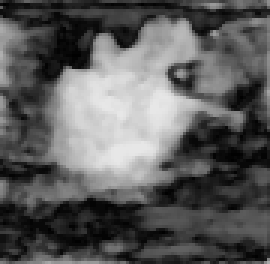
#> input picture preprocessing/000018.png, 90 x 88 px (shown 3 times larger)
$ python textureKmeans.py   (older library calls are emulated)
#> lines starting #> are read from the running program, lines starting #| are printed output that depends on the picture
#> further down, img is the input picture: shape (88, 90, 3); min 1, max 231, mean 92
import cv2
import matplotlib.pyplot as plt
import numpy as np
from sklearn.cluster import KMeans
import os


class GaborSegmention():
    def __init__(self, img, num_orientations=8):  # 初始化滤波器
#> called with num_orientations = 8
        self.img = img
        self.filters = []

        # 定义6个不同尺度和num_orientations个不同方向的Gabor滤波器参数
        ksize = [7, 9, 11, 13, 15, 17]  # 滤波器的大小
        sigma = 4.0  # 高斯函数的标准差
        lambd = 10.0  # 波长
        gamma = 0.5  # 高斯核的椭圆度
        # num_orientations = 8  # 设定多个不同方向的Gabor滤波器

        for theta in np.linspace(0, np.pi, num_orientations, endpoint=False):
            for k in ksize:
                gabor_filter = cv2.getGaborKernel((k, k), sigma, theta, lambd, gamma, ktype=cv2.CV_32F)
                self.filters.append(gabor_filter)

        # 绘制滤波器
        plt.figure(figsize=(12, 12))
        for i in range(len(self.filters)):
            plt.subplot(8, 6, i + 1)
            plt.imshow(self.filters[i])
            plt.axis('off')
        plt.show()
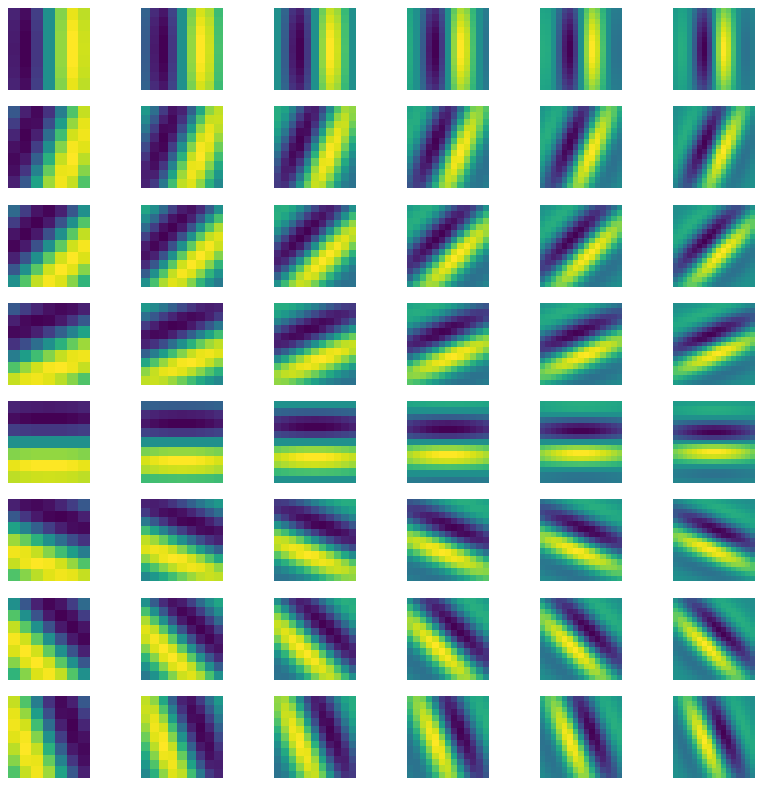
#> figure drawn by matplotlib, 48 panels

    def getGabor(self):
        feature_matrix = []
        for filter in self.filters:
            # 对图像应用6个不同尺度8个不同方向的Gabor滤波器，得到一个h*w特征图
            filtered_image = cv2.filter2D(self.img, cv2.CV_8UC1, filter)
            # 一个特征图就表示某一个尺度下的某一个方向下的特征
            features = filtered_image.reshape(-1)
            feature_matrix.append(features)
#> this loop made 48 passes
#> pass 1, in getGabor, `filtered_image = cv2.filter2D(self.img, cv2.CV_8UC1, filter)`:
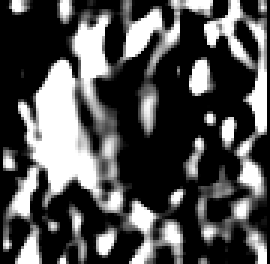
#> filtered_image: shape (88, 90) (shown 3 times larger); min 0, max 255, mean 81.3
#> pass 2, in getGabor, `filtered_image = cv2.filter2D(self.img, cv2.CV_8UC1, filter)`:
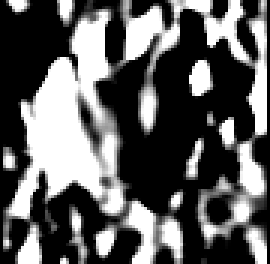
#> filtered_image: shape (88, 90) (shown 3 times larger); min 0, max 255, mean 95.6
#> pass 3, in getGabor, `filtered_image = cv2.filter2D(self.img, cv2.CV_8UC1, filter)`:
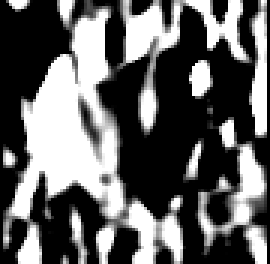
#> filtered_image: shape (88, 90) (shown 3 times larger); min 0, max 255, mean 99.7
#> after the loop, feature_matrix = 48 items

        # 该结果表示每个像素的6个尺度8个方向Gabor特征向量
        feature_matrix = np.array(feature_matrix).T
        return feature_matrix

    def kmeansSeg(self, num_clusters, feature_matrix):
        # 使用Kmeans进行聚类，即计算每个像素的特征向量（48个特征）的相似度
        kmeans = KMeans(n_clusters=num_clusters, random_state=0)
        kmeans.fit(feature_matrix)
        # 获取聚类结果
        labels = kmeans.labels_
        return labels

    def colorMap(self, labels):
        # 进行像素映射
        color_map = np.array([[255, 0, 0],  # 蓝色
                              [0, 0, 255],  # 红色
                              [0, 255, 0],  # 绿色
                              [255, 255, 0],
                              [0, 255, 255],
                              [128, 128, 128]
                              ])
        # 将聚类结果转化为图像
        segmented_image = color_map[labels].reshape(self.img.shape[0], self.img.shape[1], 3).astype(np.uint8)
        return segmented_image


if __name__ == "__main__":
    # 加载图像
    image_path = os.path.join('preprocessing', '000018.png')
    img = cv2.imread(image_path)
    image = cv2.cvtColor(img, cv2.COLOR_BGR2GRAY)
    # print(image.shape)

    # 创建gaborSeg分割对象，初始化gabor滤波器
    gaborSeg = GaborSegmention(image)
    # 获取特征矩阵
    feature_matrix = gaborSeg.getGabor()

    # # 分割结果
    # labels=gaborSeg.kmeansSeg(num_clusters=4,feature_matrix=feature_matrix)
    # segmented_image=gaborSeg.colorMap(labels)
    num_clusters = [2, 4, 6]
    seglabels = [gaborSeg.kmeansSeg(num_clusters=num_cluster, feature_matrix=feature_matrix)
                 for num_cluster in num_clusters]
#> seglabels = 3 items

    segmented_images = [gaborSeg.colorMap(labels) for labels in seglabels]
#> segmented_images = 3 items

    # 显示结果
    plt.figure(figsize=(16, 8))
    # 原图
    plt.subplot(221)
    plt.imshow(cv2.cvtColor(img, cv2.COLOR_BGR2RGB))
    plt.axis('off')
    # 分割图
    for i, segmented_image in enumerate(segmented_images):
        plt.subplot(2, 2, i + 2)
        plt.imshow(segmented_image)
        plt.title("num_clusters={}".format(num_clusters[i]))
        plt.axis('off')
#> this loop made 3 passes

    # plt.subplots_adjust(hspace=0.2)
    plt.show()
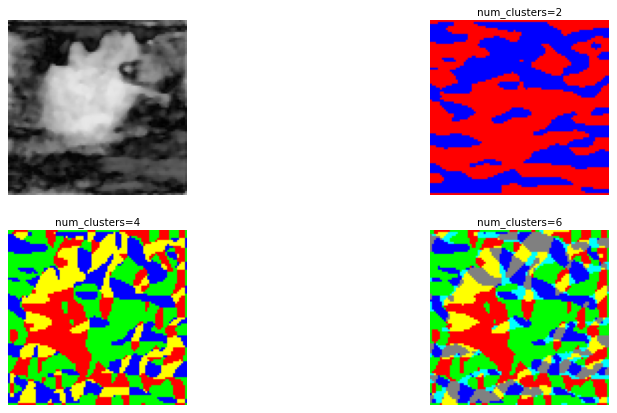
#> figure drawn by matplotlib, 4 panels

$ run again, with preprocessing/000002.png copied over preprocessing/000018.png
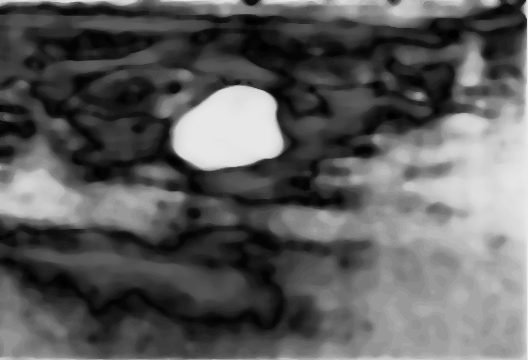
#> input picture preprocessing/000002.png, 528 x 360 px
#> img is the input picture: shape (360, 528, 3); min 1, max 231, mean 92.8
#> the loop in getGabor, `for filter in self.filters:` made 48 passes
#> pass 3, in getGabor, `filtered_image = cv2.filter2D(self.img, cv2.CV_8UC1, filter)`:
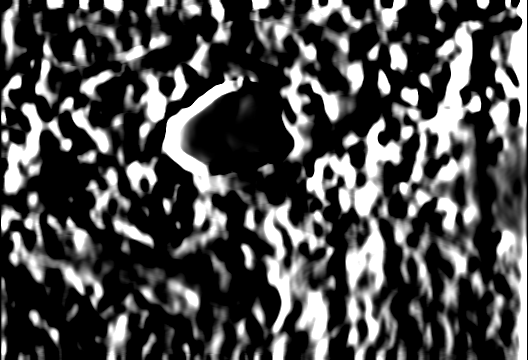
#> filtered_image: shape (360, 528); min 0, max 255, mean 76.2
#> after the loop in getGabor, `for filter in self.filters:`: feature_matrix = 48 items
#> seglabels = 3 items
#> the loop `for i, segmented_image in enumerate(segmented_images):` made 3 passes
#> `plt.show()`:
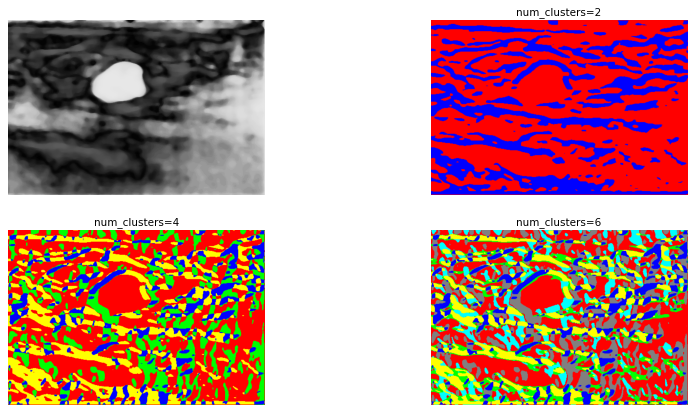
#> figure drawn by matplotlib, 4 panels

$ run again, with preprocessing/000022.png copied over preprocessing/000018.png
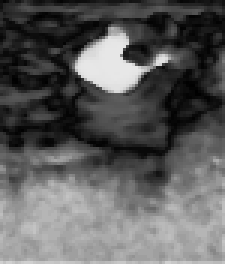
#> input picture preprocessing/000022.png, 75 x 88 px (shown 3 times larger)
#> img is the input picture: shape (88, 75, 3); min 0, max 231, mean 92.8
#> the loop in getGabor, `for filter in self.filters:` made 48 passes
#> pass 3, in getGabor, `filtered_image = cv2.filter2D(self.img, cv2.CV_8UC1, filter)`:
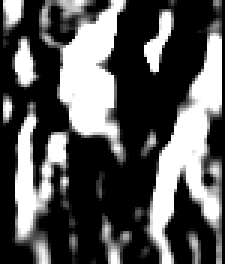
#> filtered_image: shape (88, 75) (shown 3 times larger); min 0, max 255, mean 87.1
#> after the loop in getGabor, `for filter in self.filters:`: feature_matrix = 48 items
#> seglabels = 3 items
#> the loop `for i, segmented_image in enumerate(segmented_images):` made 3 passes
#> `plt.show()`:
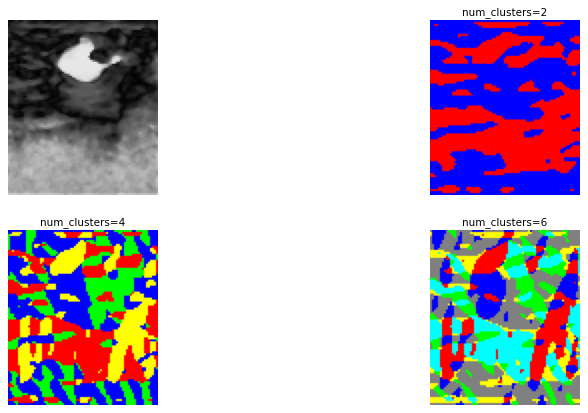
#> figure drawn by matplotlib, 4 panels
